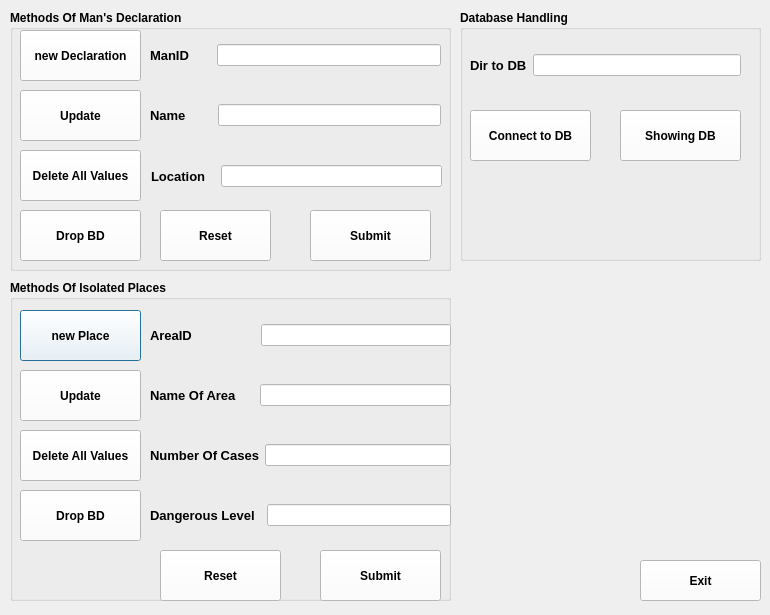
<?xml version="1.0" encoding="UTF-8"?>
<ui version="4.0">
 <class>MainMenu</class>
 <widget class="QDialog" name="MainMenu">
  <property name="geometry">
   <rect>
    <x>0</x>
    <y>0</y>
    <width>770</width>
    <height>615</height>
   </rect>
  </property>
  <property name="windowTitle">
   <string>Dialog</string>
  </property>
  <property name="styleSheet">
   <string notr="true">background-image: url(:/resources/Image/Handling-background.jpg);</string>
  </property>
  <widget class="QGroupBox" name="groupIsolatedPlace">
   <property name="geometry">
    <rect>
     <x>10</x>
     <y>280</y>
     <width>441</width>
     <height>321</height>
    </rect>
   </property>
   <property name="font">
    <font>
     <weight>75</weight>
     <bold>true</bold>
    </font>
   </property>
   <property name="title">
    <string>Methods Of Isolated Places</string>
   </property>
   <widget class="QPushButton" name="btnNewIsolatedPlace">
    <property name="geometry">
     <rect>
      <x>10</x>
      <y>30</y>
      <width>121</width>
      <height>51</height>
     </rect>
    </property>
    <property name="font">
     <font>
      <weight>75</weight>
      <bold>true</bold>
     </font>
    </property>
    <property name="styleSheet">
     <string notr="true">background-color: rgb(255, 255, 255);</string>
    </property>
    <property name="text">
     <string>new Place</string>
    </property>
   </widget>
   <widget class="QPushButton" name="btnUpdateIsolatedPlace">
    <property name="geometry">
     <rect>
      <x>10</x>
      <y>90</y>
      <width>121</width>
      <height>51</height>
     </rect>
    </property>
    <property name="font">
     <font>
      <weight>75</weight>
      <bold>true</bold>
     </font>
    </property>
    <property name="styleSheet">
     <string notr="true">background-color: rgb(255, 255, 255);</string>
    </property>
    <property name="text">
     <string>Update</string>
    </property>
   </widget>
   <widget class="QPushButton" name="btnResetIsolatedPlace">
    <property name="geometry">
     <rect>
      <x>150</x>
      <y>270</y>
      <width>121</width>
      <height>51</height>
     </rect>
    </property>
    <property name="font">
     <font>
      <weight>75</weight>
      <bold>true</bold>
     </font>
    </property>
    <property name="styleSheet">
     <string notr="true">background-color: rgb(255, 255, 255);</string>
    </property>
    <property name="text">
     <string>Reset</string>
    </property>
   </widget>
   <widget class="QPushButton" name="btnSubmitOfIsolated">
    <property name="geometry">
     <rect>
      <x>310</x>
      <y>270</y>
      <width>121</width>
      <height>51</height>
     </rect>
    </property>
    <property name="font">
     <font>
      <weight>75</weight>
      <bold>true</bold>
     </font>
    </property>
    <property name="styleSheet">
     <string notr="true">background-color: rgb(255, 255, 255);</string>
    </property>
    <property name="text">
     <string>Submit</string>
    </property>
   </widget>
   <widget class="QWidget" name="layoutWidget_5">
    <property name="geometry">
     <rect>
      <x>140</x>
      <y>150</y>
      <width>301</width>
      <height>51</height>
     </rect>
    </property>
    <layout class="QHBoxLayout" name="horizontalLayout_5">
     <item>
      <widget class="QLabel" name="lblAreaID_3">
       <property name="font">
        <font>
         <pointsize>10</pointsize>
         <weight>75</weight>
         <bold>true</bold>
        </font>
       </property>
       <property name="text">
        <string>Number Of Cases</string>
       </property>
      </widget>
     </item>
     <item>
      <widget class="QLineEdit" name="txtNumberOfCases">
       <property name="styleSheet">
        <string notr="true">background-color: rgb(255, 255, 255);</string>
       </property>
      </widget>
     </item>
    </layout>
   </widget>
   <widget class="QWidget" name="layoutWidget_6">
    <property name="geometry">
     <rect>
      <x>140</x>
      <y>90</y>
      <width>301</width>
      <height>51</height>
     </rect>
    </property>
    <layout class="QHBoxLayout" name="horizontalLayout_6">
     <property name="spacing">
      <number>23</number>
     </property>
     <item>
      <widget class="QLabel" name="lblAreaID_2">
       <property name="font">
        <font>
         <pointsize>10</pointsize>
         <weight>75</weight>
         <bold>true</bold>
        </font>
       </property>
       <property name="text">
        <string>Name Of Area</string>
       </property>
      </widget>
     </item>
     <item>
      <widget class="QLineEdit" name="txtNameOfArea">
       <property name="styleSheet">
        <string notr="true">background-color: rgb(255, 255, 255);</string>
       </property>
      </widget>
     </item>
    </layout>
   </widget>
   <widget class="QWidget" name="layoutWidget_7">
    <property name="geometry">
     <rect>
      <x>140</x>
      <y>30</y>
      <width>301</width>
      <height>51</height>
     </rect>
    </property>
    <layout class="QHBoxLayout" name="horizontalLayout_7">
     <property name="spacing">
      <number>69</number>
     </property>
     <property name="leftMargin">
      <number>0</number>
     </property>
     <property name="rightMargin">
      <number>0</number>
     </property>
     <property name="bottomMargin">
      <number>0</number>
     </property>
     <item>
      <widget class="QLabel" name="lblAreaID">
       <property name="font">
        <font>
         <pointsize>10</pointsize>
         <weight>75</weight>
         <bold>true</bold>
        </font>
       </property>
       <property name="text">
        <string>AreaID</string>
       </property>
      </widget>
     </item>
     <item>
      <widget class="QLineEdit" name="txtAreaID">
       <property name="styleSheet">
        <string notr="true">background-color: rgb(255, 255, 255);</string>
       </property>
      </widget>
     </item>
    </layout>
   </widget>
   <widget class="QPushButton" name="btnDeleteAllValuesIsolated">
    <property name="geometry">
     <rect>
      <x>10</x>
      <y>150</y>
      <width>121</width>
      <height>51</height>
     </rect>
    </property>
    <property name="font">
     <font>
      <weight>75</weight>
      <bold>true</bold>
     </font>
    </property>
    <property name="styleSheet">
     <string notr="true">background-color: rgb(255, 255, 255);</string>
    </property>
    <property name="text">
     <string>Delete All Values</string>
    </property>
   </widget>
   <widget class="QWidget" name="layoutWidget_8">
    <property name="geometry">
     <rect>
      <x>140</x>
      <y>210</y>
      <width>301</width>
      <height>51</height>
     </rect>
    </property>
    <layout class="QHBoxLayout" name="horizontalLayout_8">
     <property name="spacing">
      <number>12</number>
     </property>
     <item>
      <widget class="QLabel" name="lblLevel">
       <property name="font">
        <font>
         <pointsize>10</pointsize>
         <weight>75</weight>
         <bold>true</bold>
        </font>
       </property>
       <property name="text">
        <string>Dangerous Level</string>
       </property>
      </widget>
     </item>
     <item>
      <widget class="QLineEdit" name="txtLevel">
       <property name="styleSheet">
        <string notr="true">background-color: rgb(255, 255, 255);</string>
       </property>
      </widget>
     </item>
    </layout>
   </widget>
   <widget class="QPushButton" name="ButtonDropTB_Isolated">
    <property name="geometry">
     <rect>
      <x>10</x>
      <y>210</y>
      <width>121</width>
      <height>51</height>
     </rect>
    </property>
    <property name="font">
     <font>
      <weight>75</weight>
      <bold>true</bold>
     </font>
    </property>
    <property name="styleSheet">
     <string notr="true">background-color: rgb(255, 255, 255);</string>
    </property>
    <property name="text">
     <string>Drop BD</string>
    </property>
   </widget>
  </widget>
  <widget class="QGroupBox" name="groupDatabaseAccess">
   <property name="geometry">
    <rect>
     <x>460</x>
     <y>10</y>
     <width>301</width>
     <height>251</height>
    </rect>
   </property>
   <property name="font">
    <font>
     <weight>75</weight>
     <bold>true</bold>
    </font>
   </property>
   <property name="title">
    <string>Database Handling</string>
   </property>
   <widget class="QPushButton" name="ButtonConnectDB">
    <property name="geometry">
     <rect>
      <x>10</x>
      <y>100</y>
      <width>121</width>
      <height>51</height>
     </rect>
    </property>
    <property name="font">
     <font>
      <weight>75</weight>
      <bold>true</bold>
     </font>
    </property>
    <property name="styleSheet">
     <string notr="true">background-color: rgb(255, 255, 255);</string>
    </property>
    <property name="text">
     <string>Connect to DB</string>
    </property>
   </widget>
   <widget class="QPushButton" name="ButtonShowDB">
    <property name="geometry">
     <rect>
      <x>160</x>
      <y>100</y>
      <width>121</width>
      <height>51</height>
     </rect>
    </property>
    <property name="font">
     <font>
      <weight>75</weight>
      <bold>true</bold>
     </font>
    </property>
    <property name="styleSheet">
     <string notr="true">background-color: rgb(255, 255, 255);</string>
    </property>
    <property name="text">
     <string>Showing DB</string>
    </property>
   </widget>
   <widget class="QWidget" name="layoutWidget_4">
    <property name="geometry">
     <rect>
      <x>10</x>
      <y>20</y>
      <width>271</width>
      <height>71</height>
     </rect>
    </property>
    <layout class="QHBoxLayout" name="horizontalLayout_4">
     <item>
      <widget class="QLabel" name="labelDirOfDB">
       <property name="font">
        <font>
         <pointsize>10</pointsize>
         <weight>75</weight>
         <bold>true</bold>
        </font>
       </property>
       <property name="text">
        <string>Dir to DB</string>
       </property>
      </widget>
     </item>
     <item>
      <widget class="QLineEdit" name="txtDirOfDB">
       <property name="styleSheet">
        <string notr="true">background-color: rgb(255, 255, 255);</string>
       </property>
      </widget>
     </item>
    </layout>
   </widget>
  </widget>
  <widget class="QPushButton" name="btnExit">
   <property name="geometry">
    <rect>
     <x>640</x>
     <y>560</y>
     <width>121</width>
     <height>41</height>
    </rect>
   </property>
   <property name="font">
    <font>
     <weight>75</weight>
     <bold>true</bold>
    </font>
   </property>
   <property name="styleSheet">
    <string notr="true">background-color: rgb(255, 255, 255);</string>
   </property>
   <property name="text">
    <string>Exit</string>
   </property>
  </widget>
  <widget class="QGroupBox" name="groupManDeclaration">
   <property name="geometry">
    <rect>
     <x>10</x>
     <y>10</y>
     <width>441</width>
     <height>261</height>
    </rect>
   </property>
   <property name="font">
    <font>
     <weight>75</weight>
     <bold>true</bold>
    </font>
   </property>
   <property name="title">
    <string>Methods Of Man's Declaration</string>
   </property>
   <widget class="QPushButton" name="pushButtonNewDeclaration">
    <property name="geometry">
     <rect>
      <x>10</x>
      <y>20</y>
      <width>121</width>
      <height>51</height>
     </rect>
    </property>
    <property name="font">
     <font>
      <weight>75</weight>
      <bold>true</bold>
     </font>
    </property>
    <property name="styleSheet">
     <string notr="true">background-color: rgb(255, 255, 255);</string>
    </property>
    <property name="text">
     <string>new Declaration</string>
    </property>
   </widget>
   <widget class="QPushButton" name="pushButtonUpdateDeclaration">
    <property name="geometry">
     <rect>
      <x>10</x>
      <y>80</y>
      <width>121</width>
      <height>51</height>
     </rect>
    </property>
    <property name="font">
     <font>
      <weight>75</weight>
      <bold>true</bold>
     </font>
    </property>
    <property name="styleSheet">
     <string notr="true">background-color: rgb(255, 255, 255);</string>
    </property>
    <property name="text">
     <string>Update</string>
    </property>
   </widget>
   <widget class="QPushButton" name="pushButtonResetDeclaration">
    <property name="geometry">
     <rect>
      <x>150</x>
      <y>200</y>
      <width>111</width>
      <height>51</height>
     </rect>
    </property>
    <property name="font">
     <font>
      <weight>75</weight>
      <bold>true</bold>
     </font>
    </property>
    <property name="styleSheet">
     <string notr="true">background-color: rgb(255, 255, 255);</string>
    </property>
    <property name="text">
     <string>Reset</string>
    </property>
   </widget>
   <widget class="QPushButton" name="pushButtonSubmitOfDeclaration">
    <property name="geometry">
     <rect>
      <x>300</x>
      <y>200</y>
      <width>121</width>
      <height>51</height>
     </rect>
    </property>
    <property name="font">
     <font>
      <weight>75</weight>
      <bold>true</bold>
     </font>
    </property>
    <property name="styleSheet">
     <string notr="true">background-color: rgb(255, 255, 255);</string>
    </property>
    <property name="text">
     <string>Submit</string>
    </property>
   </widget>
   <widget class="QWidget" name="layoutWidget">
    <property name="geometry">
     <rect>
      <x>140</x>
      <y>20</y>
      <width>291</width>
      <height>51</height>
     </rect>
    </property>
    <layout class="QHBoxLayout" name="horizontalLayout">
     <property name="spacing">
      <number>28</number>
     </property>
     <item>
      <widget class="QLabel" name="labelManID">
       <property name="font">
        <font>
         <pointsize>10</pointsize>
         <weight>75</weight>
         <bold>true</bold>
        </font>
       </property>
       <property name="text">
        <string>ManID</string>
       </property>
      </widget>
     </item>
     <item>
      <widget class="QLineEdit" name="txtManID">
       <property name="styleSheet">
        <string notr="true">background-color: rgb(255, 255, 255);</string>
       </property>
      </widget>
     </item>
    </layout>
   </widget>
   <widget class="QWidget" name="layoutWidget_2">
    <property name="geometry">
     <rect>
      <x>140</x>
      <y>80</y>
      <width>291</width>
      <height>51</height>
     </rect>
    </property>
    <layout class="QHBoxLayout" name="horizontalLayout_2">
     <property name="spacing">
      <number>32</number>
     </property>
     <property name="rightMargin">
      <number>0</number>
     </property>
     <item>
      <widget class="QLabel" name="labelName">
       <property name="font">
        <font>
         <pointsize>10</pointsize>
         <weight>75</weight>
         <bold>true</bold>
        </font>
       </property>
       <property name="text">
        <string>Name</string>
       </property>
      </widget>
     </item>
     <item>
      <widget class="QLineEdit" name="txtName">
       <property name="styleSheet">
        <string notr="true">background-color: rgb(255, 255, 255);</string>
       </property>
      </widget>
     </item>
    </layout>
   </widget>
   <widget class="QWidget" name="layoutWidget_3">
    <property name="geometry">
     <rect>
      <x>141</x>
      <y>141</y>
      <width>291</width>
      <height>51</height>
     </rect>
    </property>
    <layout class="QHBoxLayout" name="horizontalLayout_3">
     <property name="spacing">
      <number>15</number>
     </property>
     <item>
      <widget class="QLabel" name="labelLocation">
       <property name="font">
        <font>
         <pointsize>10</pointsize>
         <weight>75</weight>
         <bold>true</bold>
        </font>
       </property>
       <property name="text">
        <string>Location</string>
       </property>
      </widget>
     </item>
     <item>
      <widget class="QLineEdit" name="txtLocation">
       <property name="styleSheet">
        <string notr="true">background-color: rgb(255, 255, 255);</string>
       </property>
      </widget>
     </item>
    </layout>
   </widget>
   <widget class="QPushButton" name="btnDeleteAllValuesDeclaration">
    <property name="geometry">
     <rect>
      <x>10</x>
      <y>140</y>
      <width>121</width>
      <height>51</height>
     </rect>
    </property>
    <property name="font">
     <font>
      <weight>75</weight>
      <bold>true</bold>
     </font>
    </property>
    <property name="styleSheet">
     <string notr="true">background-color: rgb(255, 255, 255);</string>
    </property>
    <property name="text">
     <string>Delete All Values</string>
    </property>
   </widget>
   <widget class="QPushButton" name="ButtonDropTB_Declaration">
    <property name="geometry">
     <rect>
      <x>10</x>
      <y>200</y>
      <width>121</width>
      <height>51</height>
     </rect>
    </property>
    <property name="font">
     <font>
      <weight>75</weight>
      <bold>true</bold>
     </font>
    </property>
    <property name="styleSheet">
     <string notr="true">background-color: rgb(255, 255, 255);</string>
    </property>
    <property name="text">
     <string>Drop BD</string>
    </property>
   </widget>
  </widget>
 </widget>
 <resources/>
 <connections/>
</ui>
